Frame 1 (no input): blank canvas, image omitted
Frame 60 (no input): blank canvas, image omitted
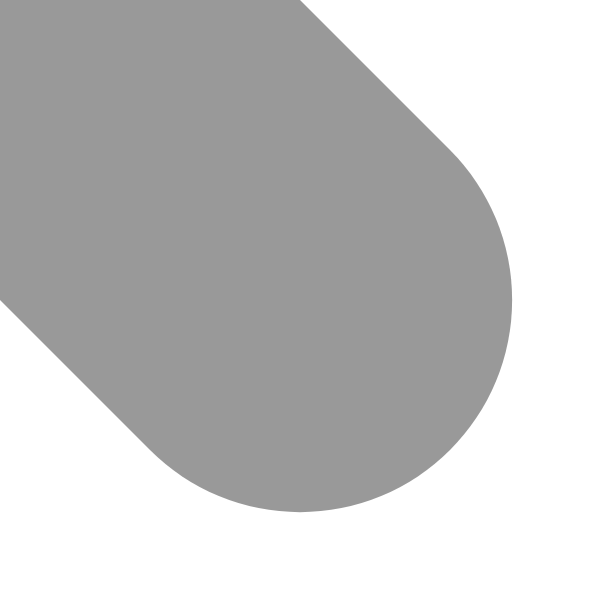
Frame 120 (the mouse pressed at the canvas centre since frame 60)

The p5.js sketch whose frames 1 and 60 were blank and that drew this single picture after the mouse press (run headless with seeded random() and noise() and a simulated clock; from frame 60 on, the mouse is pressed at the canvas centre):

// p5.js sketch
// ── sketch.js
function setup() {
  createCanvas(600, 600);
  stroke(0, 102);
  }
  function draw() {
  var weight = dist(mouseX, mouseY, pmouseX, pmouseY);
  strokeWeight(weight);
  line(mouseX, mouseY, pmouseX, pmouseY)
  }
